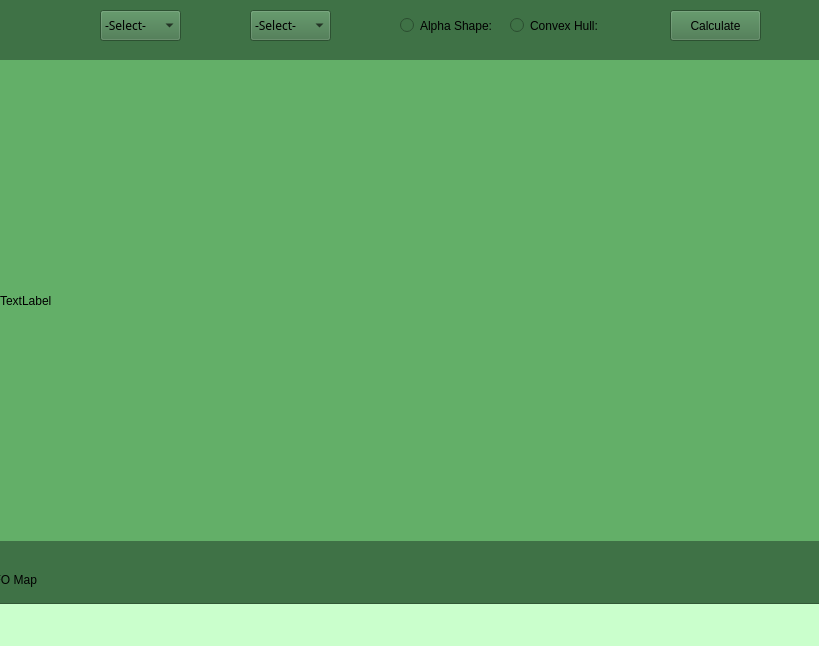
<?xml version="1.0" encoding="UTF-8"?>
<ui version="4.0">
 <class>MainWindow</class>
 <widget class="QMainWindow" name="MainWindow">
  <property name="geometry">
   <rect>
    <x>0</x>
    <y>0</y>
    <width>819</width>
    <height>646</height>
   </rect>
  </property>
  <property name="windowTitle">
   <string>MainWindow</string>
  </property>
  <property name="styleSheet">
   <string notr="true">background: rgb(202, 255, 204)</string>
  </property>
  <widget class="QWidget" name="centralwidget">
   <widget class="QPlainTextEdit" name="plainTextEdit">
    <property name="geometry">
     <rect>
      <x>-20</x>
      <y>540</y>
      <width>871</width>
      <height>64</height>
     </rect>
    </property>
    <property name="styleSheet">
     <string notr="true">background: rgb(63, 114, 70)</string>
    </property>
    <property name="plainText">
     <string>                       																						UFO Map</string>
    </property>
   </widget>
   <widget class="QLabel" name="label">
    <property name="geometry">
     <rect>
      <x>0</x>
      <y>60</y>
      <width>831</width>
      <height>481</height>
     </rect>
    </property>
    <property name="styleSheet">
     <string notr="true">background: rgb(99, 175, 104)</string>
    </property>
    <property name="text">
     <string>TextLabel</string>
    </property>
   </widget>
   <widget class="QWidget" name="widget" native="true">
    <property name="geometry">
     <rect>
      <x>0</x>
      <y>-20</y>
      <width>841</width>
      <height>80</height>
     </rect>
    </property>
    <property name="minimumSize">
     <size>
      <width>841</width>
      <height>0</height>
     </size>
    </property>
    <property name="styleSheet">
     <string notr="true">background:rgb(63, 114, 70)</string>
    </property>
    <widget class="QRadioButton" name="radioButton_2">
     <property name="geometry">
      <rect>
       <x>400</x>
       <y>30</y>
       <width>91</width>
       <height>31</height>
      </rect>
     </property>
     <property name="styleSheet">
      <string notr="true">color: rgb(0, 0, 0)</string>
     </property>
     <property name="text">
      <string>Alpha Shape:</string>
     </property>
    </widget>
    <widget class="QRadioButton" name="radioButton">
     <property name="geometry">
      <rect>
       <x>510</x>
       <y>30</y>
       <width>91</width>
       <height>31</height>
      </rect>
     </property>
     <property name="styleSheet">
      <string notr="true">color: rgb(0, 0, 0)
</string>
     </property>
     <property name="text">
      <string>Convex Hull:</string>
     </property>
    </widget>
    <widget class="QComboBox" name="comboBox">
     <property name="geometry">
      <rect>
       <x>100</x>
       <y>30</y>
       <width>81</width>
       <height>31</height>
      </rect>
     </property>
     <property name="styleSheet">
      <string notr="true">color:rgb(0, 0, 0);
font-family: OCR-A-Extended;
font-size: 12px;</string>
     </property>
     <item>
      <property name="text">
       <string>-Select-</string>
      </property>
     </item>
     <item>
      <property name="text">
       <string>Cigar</string>
      </property>
     </item>
     <item>
      <property name="text">
       <string>Circle</string>
      </property>
     </item>
     <item>
      <property name="text">
       <string>Cone</string>
      </property>
     </item>
     <item>
      <property name="text">
       <string>Cylinder</string>
      </property>
     </item>
     <item>
      <property name="text">
       <string>Diamond</string>
      </property>
     </item>
     <item>
      <property name="text">
       <string>Disk</string>
      </property>
     </item>
     <item>
      <property name="text">
       <string>Egg</string>
      </property>
     </item>
     <item>
      <property name="text">
       <string>Oval</string>
      </property>
     </item>
     <item>
      <property name="text">
       <string>Sphere</string>
      </property>
     </item>
     <item>
      <property name="text">
       <string>Teardrop</string>
      </property>
     </item>
     <item>
      <property name="text">
       <string>Triangle</string>
      </property>
     </item>
     <item>
      <property name="text">
       <string>Rectangle</string>
      </property>
     </item>
     <item>
      <property name="text">
       <string>Changing</string>
      </property>
     </item>
     <item>
      <property name="text">
       <string>Fireball</string>
      </property>
     </item>
     <item>
      <property name="text">
       <string>Formation</string>
      </property>
     </item>
     <item>
      <property name="text">
       <string>Flash</string>
      </property>
     </item>
     <item>
      <property name="text">
       <string>Light</string>
      </property>
     </item>
     <item>
      <property name="text">
       <string>Other</string>
      </property>
     </item>
     <item>
      <property name="text">
       <string>Unknown</string>
      </property>
     </item>
    </widget>
    <widget class="QComboBox" name="comboBox_2">
     <property name="geometry">
      <rect>
       <x>250</x>
       <y>30</y>
       <width>81</width>
       <height>31</height>
      </rect>
     </property>
     <property name="styleSheet">
      <string notr="true">color:rgb(0, 0, 0);
font-family: OCR-A-Extended;
font-size: 12px;</string>
     </property>
     <item>
      <property name="text">
       <string>-Select-</string>
      </property>
     </item>
     <item>
      <property name="text">
       <string>1910</string>
      </property>
     </item>
     <item>
      <property name="text">
       <string>2012</string>
      </property>
     </item>
     <item>
      <property name="text">
       <string>2011</string>
      </property>
     </item>
     <item>
      <property name="text">
       <string>2010</string>
      </property>
     </item>
     <item>
      <property name="text">
       <string>2009</string>
      </property>
     </item>
     <item>
      <property name="text">
       <string>2008</string>
      </property>
     </item>
     <item>
      <property name="text">
       <string>2007</string>
      </property>
     </item>
     <item>
      <property name="text">
       <string>2006</string>
      </property>
     </item>
     <item>
      <property name="text">
       <string>2005</string>
      </property>
     </item>
     <item>
      <property name="text">
       <string>2004</string>
      </property>
     </item>
     <item>
      <property name="text">
       <string>2003</string>
      </property>
     </item>
     <item>
      <property name="text">
       <string>2002</string>
      </property>
     </item>
     <item>
      <property name="text">
       <string>2001</string>
      </property>
     </item>
     <item>
      <property name="text">
       <string>2000</string>
      </property>
     </item>
     <item>
      <property name="text">
       <string>1999</string>
      </property>
     </item>
     <item>
      <property name="text">
       <string>1998</string>
      </property>
     </item>
     <item>
      <property name="text">
       <string>1997</string>
      </property>
     </item>
     <item>
      <property name="text">
       <string>1996</string>
      </property>
     </item>
     <item>
      <property name="text">
       <string>1995</string>
      </property>
     </item>
     <item>
      <property name="text">
       <string>1994</string>
      </property>
     </item>
     <item>
      <property name="text">
       <string>1993</string>
      </property>
     </item>
     <item>
      <property name="text">
       <string>1992</string>
      </property>
     </item>
     <item>
      <property name="text">
       <string>1991</string>
      </property>
     </item>
     <item>
      <property name="text">
       <string>1990</string>
      </property>
     </item>
     <item>
      <property name="text">
       <string>1989</string>
      </property>
     </item>
     <item>
      <property name="text">
       <string>1988</string>
      </property>
     </item>
     <item>
      <property name="text">
       <string>1987</string>
      </property>
     </item>
     <item>
      <property name="text">
       <string>1986</string>
      </property>
     </item>
     <item>
      <property name="text">
       <string>1985</string>
      </property>
     </item>
     <item>
      <property name="text">
       <string>1984</string>
      </property>
     </item>
     <item>
      <property name="text">
       <string>1983</string>
      </property>
     </item>
     <item>
      <property name="text">
       <string>1982</string>
      </property>
     </item>
     <item>
      <property name="text">
       <string>1981</string>
      </property>
     </item>
     <item>
      <property name="text">
       <string>1980</string>
      </property>
     </item>
     <item>
      <property name="text">
       <string>1979</string>
      </property>
     </item>
     <item>
      <property name="text">
       <string>1978</string>
      </property>
     </item>
     <item>
      <property name="text">
       <string>1977</string>
      </property>
     </item>
     <item>
      <property name="text">
       <string>1976</string>
      </property>
     </item>
     <item>
      <property name="text">
       <string>1975</string>
      </property>
     </item>
     <item>
      <property name="text">
       <string>1974</string>
      </property>
     </item>
     <item>
      <property name="text">
       <string>1973</string>
      </property>
     </item>
     <item>
      <property name="text">
       <string>1972</string>
      </property>
     </item>
     <item>
      <property name="text">
       <string>1971</string>
      </property>
     </item>
     <item>
      <property name="text">
       <string>1970</string>
      </property>
     </item>
     <item>
      <property name="text">
       <string>1969</string>
      </property>
     </item>
     <item>
      <property name="text">
       <string>1968</string>
      </property>
     </item>
     <item>
      <property name="text">
       <string>1967</string>
      </property>
     </item>
     <item>
      <property name="text">
       <string>1966</string>
      </property>
     </item>
     <item>
      <property name="text">
       <string>1965</string>
      </property>
     </item>
     <item>
      <property name="text">
       <string>1964</string>
      </property>
     </item>
     <item>
      <property name="text">
       <string>1963</string>
      </property>
     </item>
     <item>
      <property name="text">
       <string>1962</string>
      </property>
     </item>
     <item>
      <property name="text">
       <string>1961</string>
      </property>
     </item>
     <item>
      <property name="text">
       <string>1960</string>
      </property>
     </item>
     <item>
      <property name="text">
       <string>1959</string>
      </property>
     </item>
     <item>
      <property name="text">
       <string>1958</string>
      </property>
     </item>
     <item>
      <property name="text">
       <string>1957</string>
      </property>
     </item>
     <item>
      <property name="text">
       <string>1956</string>
      </property>
     </item>
     <item>
      <property name="text">
       <string>1955</string>
      </property>
     </item>
     <item>
      <property name="text">
       <string>1954</string>
      </property>
     </item>
     <item>
      <property name="text">
       <string>1953</string>
      </property>
     </item>
     <item>
      <property name="text">
       <string>1952</string>
      </property>
     </item>
     <item>
      <property name="text">
       <string>1951</string>
      </property>
     </item>
     <item>
      <property name="text">
       <string>1950</string>
      </property>
     </item>
     <item>
      <property name="text">
       <string>1949</string>
      </property>
     </item>
     <item>
      <property name="text">
       <string>1948</string>
      </property>
     </item>
     <item>
      <property name="text">
       <string>1947</string>
      </property>
     </item>
     <item>
      <property name="text">
       <string>1946</string>
      </property>
     </item>
     <item>
      <property name="text">
       <string>1945</string>
      </property>
     </item>
     <item>
      <property name="text">
       <string>1944</string>
      </property>
     </item>
     <item>
      <property name="text">
       <string>1943</string>
      </property>
     </item>
     <item>
      <property name="text">
       <string>1942</string>
      </property>
     </item>
     <item>
      <property name="text">
       <string>1941</string>
      </property>
     </item>
     <item>
      <property name="text">
       <string>1940</string>
      </property>
     </item>
    </widget>
    <widget class="QPushButton" name="pushButton">
     <property name="geometry">
      <rect>
       <x>670</x>
       <y>30</y>
       <width>91</width>
       <height>31</height>
      </rect>
     </property>
     <property name="styleSheet">
      <string notr="true">color:rgb(0, 0, 0)
</string>
     </property>
     <property name="text">
      <string>Calculate</string>
     </property>
    </widget>
   </widget>
   <zorder>widget</zorder>
   <zorder>plainTextEdit</zorder>
   <zorder>label</zorder>
  </widget>
  <widget class="QMenuBar" name="menubar">
   <property name="geometry">
    <rect>
     <x>0</x>
     <y>0</y>
     <width>819</width>
     <height>20</height>
    </rect>
   </property>
  </widget>
  <widget class="QStatusBar" name="statusbar"/>
 </widget>
 <resources/>
 <connections/>
</ui>
